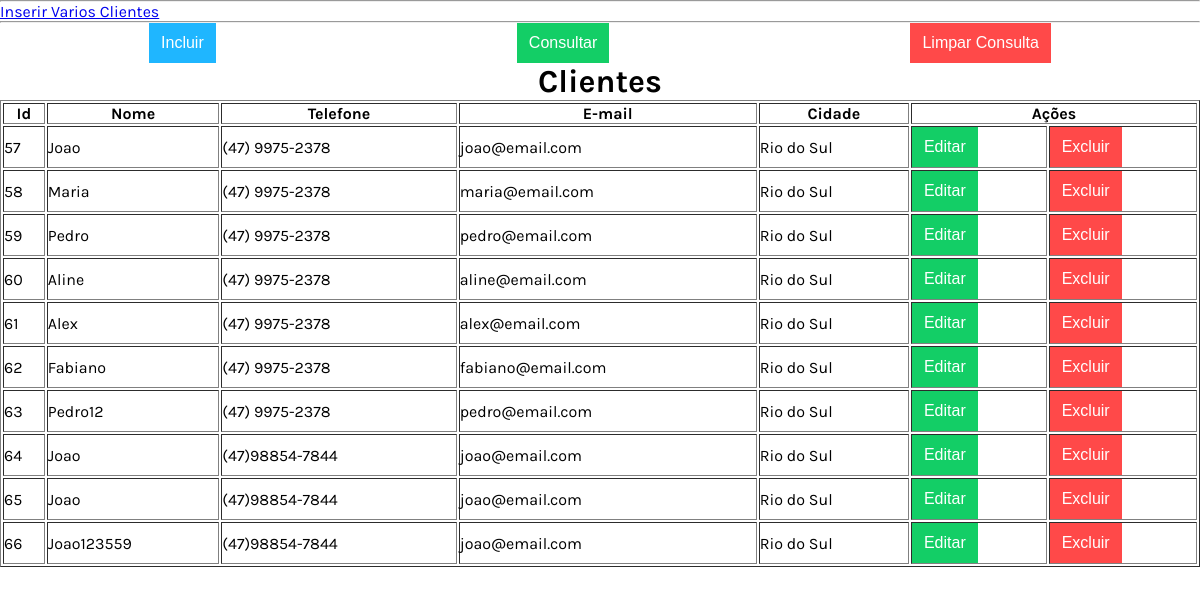
Page /consulta-cliente-simples.php on the earlier database version.
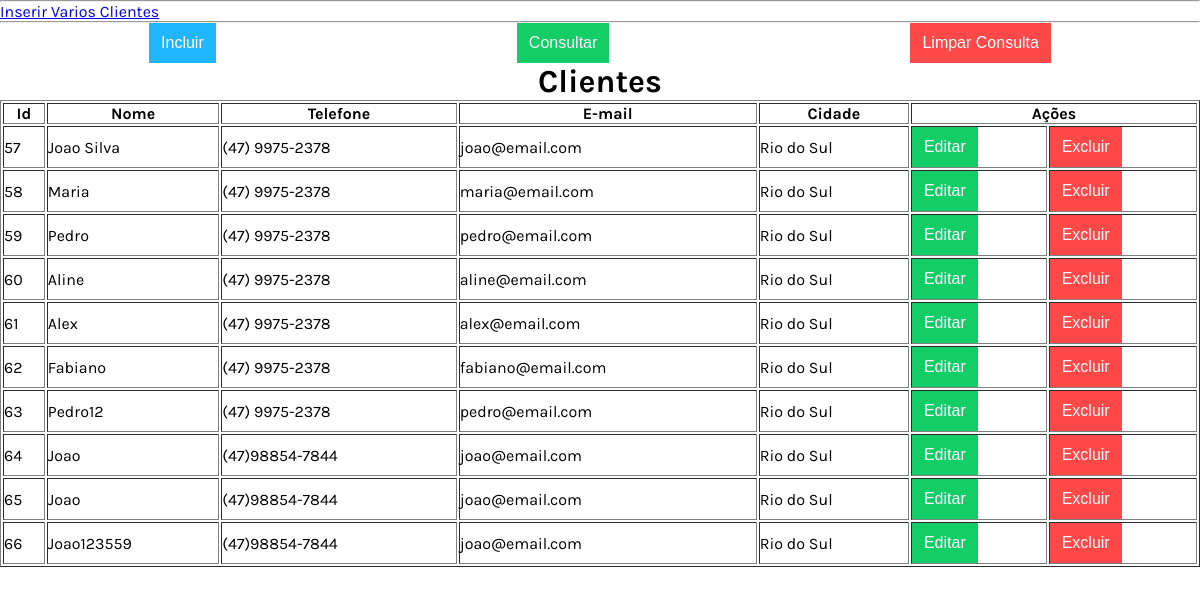
Same page on the later database version.
### tables this page shows
CREATE TABLE cliente (cliente_id INTEGER PRIMARY KEY AUTOINCREMENT NOT NULL, nome TEXT, telefone TEXT, email TEXT, cidade TEXT);

### consulta-cliente-simples.php (the view, shortened to what this page needs)
<?php
function getDados(){
    $pdo = getConexao();
    $query = "SELECT * FROM `cliente`";
    $stmt = $pdo->prepare($query);
    $stmt->execute();
    $aDados = array();
    while ($result = $stmt->fetch(PDO::FETCH_ASSOC)) {
        $aDados[] = $result;
    }
    return $aDados;
}
function getColunasTabela(){
    $html_colunas_tabela = '';
    $aDados = getDados();
    if (count($aDados)) {
        foreach ($aDados as $aContato) {
            $html_colunas_tabela .= "<tr>";
            $cliente_id = $aContato["cliente_id"];
            $nome       = $aContato["nome"];
            $telefone   = $aContato["telefone"];
            $email      = $aContato["email"];
            $cidade     = $aContato["cidade"];
            $html_colunas_tabela .= "<td>$cliente_id</td>";
            $html_colunas_tabela .= "<td>$nome</td>";
            $html_colunas_tabela .= "<td>$telefone</td>";
            $html_colunas_tabela .= "<td>$email</td>";
            $html_colunas_tabela .= "<td>$cidade</td>";
            $html_colunas_tabela .= getAcoesCliente($cliente_id);
            $html_colunas_tabela .= "</tr>";
        }
    } else {
        $html_colunas_tabela .= "<tr><td colspan=\"7\" align='center'>Sem dados para exibir</td></tr>";
    }
    return $html_colunas_tabela;
}
function getAcoesCliente($cliente_id) {
    $html_acao = '<td>
                        <button type="button" class="button green"
                            onclick="editarCliente(' . $cliente_id . ')">Editar</button>
                   </td>
                   <td>
                        <button type="button" class="button red"
                            onclick="excluirCliente(' . $cliente_id . ')">Excluir</button>
                    </td>';
    return $html_acao;
}
function carregaCabecalho() {
    $html = '<!DOCTYPE html>
            <html lang="pt-BR">
            <head>
                <meta charset="UTF-8">
                <meta http-equiv="X-UA-Compatible" content="IE=edge">
                <meta name="viewport" content="width=device-width, initial-scale=1.0">
                <link rel="preconnect" href="https://fonts.gstatic.com">
                <link href="https://fonts.googleapis.com/css2?family=Karla:ital,wght@0,400;0,700;1,200;1,800&display=swap"
                      rel="stylesheet">
                <link rel="stylesheet" href="css/button.css">
                <link rel="stylesheet" href="css/main.css">
                <link rel="stylesheet" href="css/button.css">
                <link rel="stylesheet" href="css/records.css">
                <link rel="stylesheet" href="css/modal.css">
                <script src="js/jquery.min.js" defer></script>
                <script src="js/cliente.js" defer></script>
                <title>Cliente</title>
            </head>
            <body>';
    return $html;
}
function getAcoesInclusao(){
    return '<section class="acoes">
                <button type="button" class="button blue mobile" id="cadastrarCliente">Incluir</button>
                <button type="button" class="button green" id="consultarDadosCliente">Consultar</button>
                <button type="button" class="button red" id="limparDadosCliente">Limpar Consulta</button>
            </section>';
}
function getModalClientes(){
    return '<div class="modal" id="modal">
            <div class="modal-content">
                <header class="modal-header">
                    <h2>Novo Cliente</h2>
                    <span class="modal-close" id="modalClose">&#10006;</span>
                </header>
                <form id="form" class="modal-form">
                    <input type="hidden" id="cliente_id" class="modal-field" placeholder="Id">
                    <input type="text" id="nome" data-index="new" class="modal-field" placeholder="Nome do Cliente" required value="Joao">
                    <input type="text" id="telefone" class="modal-field" placeholder="Telefone..." required value="(47)98854-7844">
                    <input type="email" id="email" class="modal-field" placeholder="E-mail..." required value="joao@email.com">
                    <input type="text" id="cidade" class="modal-field" placeholder="Cidade..." required value="Rio do Sul">
                </form>
                <footer class="modal-footer" id="modal-footer">
                    <button id="salvar" class="button green">Salvar</button>
                    <button id="cancelar" class="button blue">Cancelar</button>
                </footer>
            </div>
        </div>';
}
function carregaClientes(){
    $html_tabela = carregaCabecalho();
    $html_tabela .= '<a href="executa_insert_clientes.php" >Inserir Varios Clientes</a>';
    $html_tabela .= "<hr>";
    $html_tabela .= getAcoesInclusao();
    $html_tabela .= "<table border='1' id=\"tableDados\">";
    $html_tabela .= "<caption><h1>Clientes</h1></caption>";
    $html_tabela .= "<thead>";
    $html_tabela .= "    <tr>";
    $html_tabela .= "    <th>Id</th>";
    $html_tabela .= "    <th>Nome</th>";
    $html_tabela .= "    <th>Telefone</th>";
    $html_tabela .= "    <th>E-mail</th>";
    $html_tabela .= "    <th>Cidade</th>";
    $html_tabela .= "    <th colspan='2'>Ações</th>";
    $html_tabela .= "    </tr>";
    $html_tabela .= "</thead>";
    $html_tabela .= "<tbody>";
    $html_tabela .= getColunasTabela();
    $html_tabela .= "</tbody>";
    $html_tabela .= "</table>";
    $html_tabela .= getModalClientes();
    echo $html_tabela;
}
carregaClientes();

### css/button.css (style rules this page uses)
.button { border-style: none; height: 40px; padding: 6px 12px; background-color: black; color: white; font-size: 1rem; cursor: pointer; transition: box-shadow .6s ease; }
.button.blue { background-color: #1FB6FF; }
button.green { background-color: #13CE66; }
button.red { background-color: #FF4949; }

### css/main.css (style rules this page uses)
* { padding: 0; margin: 0; box-sizing: border-box; }
:root { --primary-color: #FFBA00; --secundary-color: #FFF1CC; --shadow-color: #CCC; --text-color: #FFF; }
body { min-height: 100vh; display: flex; flex-direction: column; font-family: 'karla', sans-serif; position:relative; }
.acoes { display: flex; justify-content: space-around; gap:3px; }

Differences in the rows shown:
changed cliente id 57: nome "Joao" → "Joao Silva"
